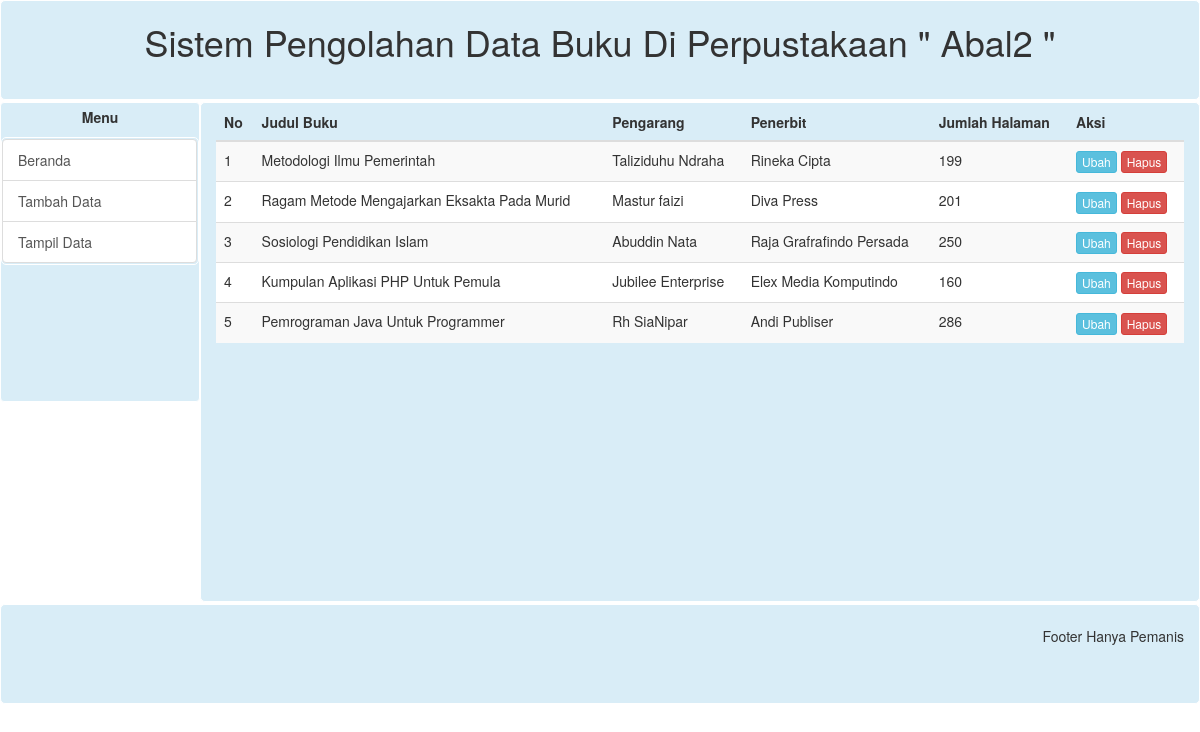
/index.php?hal=tampil, run on the app's committed database.
### tables this page shows
CREATE TABLE `buku` (
  `id_buku` int(11) NOT NULL,
  `judul` varchar(50) NOT NULL,
  `pengarang` varchar(50) NOT NULL,
  `penerbit` varchar(50) NOT NULL,
  `jum_halaman` int(11) NOT NULL,
  `gambar` varchar(100) NOT NULL
);

### class.php (called while the page is built, shortened)
<?php
	class AksesDB{
		var $konek;
		function __construct(){
			$this->konek = mysqli_connect(DB_SERVER,DB_USER,DB_PASS,DB_NAME) OR die("Gagal Koneksi");
		}
		function ambilData($where=""){
			$query=mysqli_query($this->konek,"select * from buku $where");
			return $query;
		}
	}
?>

### tabel.php (the view)
<table class="table table-striped table-hover">
	<thead bgcolor="#d9edf7">
		<tr>
			<th>No</th>
			<th>Judul Buku</th>
			<th>Pengarang</th>
			<th>Penerbit</th>
			<th>Jumlah Halaman</th>
			<th>Aksi</th>
		</tr>
	</thead>
	<tbody bgcolor="#fff">
	<?php
		include_once "class.php";
		$ambil = new AksesDB();
		$hasil=$ambil->ambilData();
		$no = 1;
		while ($row=mysqli_fetch_assoc($hasil)){
			echo "<tr>";
			echo "<td>".$no."</td>";
			echo "<td> ".$row['judul']."</td>";
			echo "<td> ".$row['pengarang']."</td>";
			echo "<td> ".$row['penerbit']."</td>";
			echo "<td> ".$row['jum_halaman']."</td>";
			echo "<td> <a href='form.php?id=".$row['id_buku']."' class='btn btn-info btn-xs'>Ubah</a>
			   <a href='hapus.php?id=".$row['id_buku']."' class='btn btn-danger btn-xs'>Hapus</a>
			  </td>";
			echo "</tr>";
			$no++;
		}
		?>
	</tbody>
</table>

### wadah/atas.php (shortened to what this page needs)
<!DOCTYPE html>
<html>
<head>
	<link rel="stylesheet" type="text/css" href="css/bootstrap.css">
	<link rel="stylesheet" type="text/css" href="css/tambahan.css">
</head>
<body>
	<div class="col-md-12 col-xs-12 header">
		<h1 align="center">Sistem Pengolahan Data Buku Di Perpustakaan " Abal2 " </h1>
	</div>
	<div class="col-md-2 col-xs-12 navbar">
			<p align="center"><b>Menu</b></p>
		<div class="list-group">
			<a href="index.php?hal=beranda" class="list-group-item">Beranda</a>
			<a href="index.php?hal=input" class="list-group-item">Tambah Data</a>
			<a href="index.php?hal=tampil" class="list-group-item">Tampil Data</a>
		</div>
	</div>
	<div class="col-md-10 col-xs-12 konten">

### index.php (shortened to what this page needs)
<?php
include_once "wadah/atas.php";
if(isset($_GET['hal'])){
	switch($_GET['hal']){
		case 'tampil':
			include "tabel.php";
			break;
	}
}
else{
	include "beranda.php";
}
include_once "wadah/bawah.php";
 ?>

### wadah/bawah.php
		</div>
	<div class="col-md-12 col-xs-12 footer"><br/><p align="right">Footer Hanya Pemanis</p>
</body>
</html>

### wadah/atas.php (style rules this page uses)
div { padding: 1px; border-radius: 5px; border: 1px solid #fff; background: #d9edf7; }
.header { margin-bottom: 2px; min-height: 100px; }
.konten { min-height: 500px; }
.navbar { min-height: 300px; border: 1px solid #fff; padding:4px 0px; }
.footer { margin-top: 2px; min-height: 100px; }

### data on the page
buku: judul "Metodologi Ilmu Pemerintah", pengarang "Taliziduhu Ndraha", penerbit "Rineka Cipta", jum_halaman "199"
buku: judul "Ragam Metode Mengajarkan Eksakta Pada Murid", pengarang "Mastur faizi", penerbit "Diva Press", jum_halaman "201"
buku: judul "Sosiologi Pendidikan Islam", pengarang "Abuddin Nata", penerbit "Raja Grafrafindo Persada", jum_halaman "250"
buku: judul "Kumpulan Aplikasi PHP Untuk Pemula", pengarang "Jubilee Enterprise", penerbit "Elex Media Komputindo", jum_halaman "160"
buku: judul "Pemrograman Java Untuk Programmer", pengarang "Rh SiaNipar", penerbit "Andi Publiser", jum_halaman "286"
